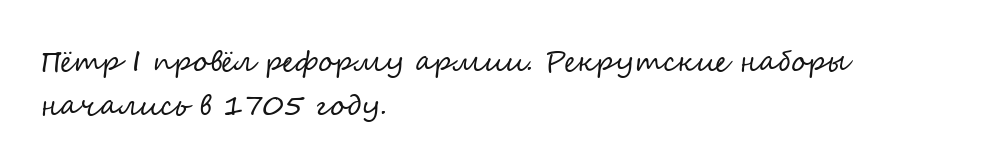
#> input picture backend/tests/ocr/fixtures/synthetic/handwriting-font-01.png, 1000 x 168 px
$ python -i preprocess.py   (imports and definitions only)
#> lines starting #> are read from the running program, lines starting #| are printed output that depends on the picture
"""Предобработка изображения перед OCR.

Принципы:
- оригинал не изменяется: работаем с копией в памяти;
- каждый применённый шаг попадает в диагностику, чтобы результат был
  воспроизводим и объясним;
- предобработка консервативна: агрессивные фильтры могут стереть тонкие
  элементы букв и ухудшить распознавание;
- никакого «улучшения» текста: только геометрия и контраст.

Шаги применяются только при необходимости (по измеренным признакам), а не
всегда — иначе мы меняем входные данные там, где движок справился бы сам.
"""

from __future__ import annotations

from dataclasses import dataclass

from PIL import Image, ImageFilter, ImageOps

#: Минимальная высота изображения: ниже растягиваем. Ориентируемся на высоту
#: страницы, а не строки, чтобы не гадать про размер шрифта.
#: Значение 300 выбрано на выборке `dev` (см. docs/evaluation/ocr_evaluation.md):
#: при 1000 абзац в 3–5 строк растягивался в 5 раз, штрихи «I» в римских цифрах
#: размывались (4/9 сохранено при 300 против 1/9 при 1000), а без растяжения
#: заметно хуже `low_res` (27 правок против 2). Для настоящих сканов порог не проверялся.
_MIN_OCR_HEIGHT = 300
_MAX_OCR_HEIGHT = 4000

#: Ниже этого среднего контраста считаем скан «плоским» и растягиваем уровни.
_LOW_CONTRAST_THRESHOLD = 45.0


@dataclass(frozen=True, slots=True)
class PreprocessedPage:
    """Результат предобработки: изображение + описание применённых шагов."""

    image: Image.Image
    steps: tuple[str, ...]
    rotation_applied_deg: float = 0.0
    warnings: tuple[str, ...] = ()


def _to_grayscale(image: Image.Image) -> Image.Image:
    """Привести к L. OCR не нужен цвет, а L втрое меньше по памяти."""
    if image.mode == "L":
        return image
    if image.mode in ("RGBA", "LA", "P"):
        # Прозрачность заливаем белым: иначе на чёрном фоне текст пропадёт.
        rgba = image.convert("RGBA")
        background = Image.new("RGBA", rgba.size, (255, 255, 255, 255))
        background.alpha_composite(rgba)
        return background.convert("L")
    return image.convert("L")


def _mean_contrast(image: Image.Image) -> float:
    """Грубая оценка контраста: размах между 5-м и 95-м перцентилем."""
    histogram = image.histogram()
    total = sum(histogram)
    if total == 0:
        return 0.0

    def percentile(share: float) -> int:
        target = total * share
        cumulative = 0
        for value, count in enumerate(histogram):
            cumulative += count
            if cumulative >= target:
                return value
        return 255

    return float(percentile(0.95) - percentile(0.05))


def _has_transparent_background(image: Image.Image) -> bool:
    if image.mode not in ("RGBA", "LA", "P"):
        return False
    alpha = image.convert("RGBA").getchannel("A")
    low, high = alpha.getextrema()
    return low < 250 and high > 0


def _resize_for_ocr(image: Image.Image) -> tuple[Image.Image, str | None]:
    """Масштабировать слишком мелкое/крупное изображение до рабочего диапазона."""
    width, height = image.size
    if height < _MIN_OCR_HEIGHT:
        scale = _MIN_OCR_HEIGHT / height
        new_size = (max(1, round(width * scale)), _MIN_OCR_HEIGHT)
        return image.resize(new_size, Image.Resampling.LANCZOS), f"upscale_x{scale:.2f}"
    if height > _MAX_OCR_HEIGHT:
        scale = _MAX_OCR_HEIGHT / height
        new_size = (max(1, round(width * scale)), _MAX_OCR_HEIGHT)
        return image.resize(new_size, Image.Resampling.LANCZOS), f"downscale_x{scale:.2f}"
    return image, None


def _projection_score(image: Image.Image) -> float:
    """Насколько «строками» расположен текст: сумма квадратов разностей профиля.

    `Image.getprojection()` — C-реализация суммы пикселей по строкам. Для
    одноканального изображения возвращается список чисел; для многоканального —
    список кортежей, поэтому приводим к `L` явно. Когда строки текста
    горизонтальны, профиль имеет резкие перепады между строкой и межстрочным
    пробелом, и метрика растёт.
    """
    gray = image if image.mode == "L" else image.convert("L")
    profile = gray.getprojection()
    # Pillow 13 возвращает список кортежей даже для режима `L`; берём канал.
    rows = [row[0] if isinstance(row, (tuple, list)) else row for row in profile]
    return float(sum((right - left) ** 2 for left, right in zip(rows, rows[1:], strict=False)))


def _deskew(image: Image.Image) -> tuple[Image.Image, float]:
    """Выровнять небольшой наклон по проекционному профилю.

    Перебираем малые углы и выбираем тот, при котором текст лучше всего
    «выстраивается» в строки.

    Большие углы не трогаем: поворот на 90/180 — это отдельная задача
    ориентации страницы, и «на глаз» её решать опасно.
    """
    small = image.copy()
    small.thumbnail((1200, 1200))

    best_angle = 0.0
    best_score = _projection_score(small)
    for angle in (-4, -3, -2, -1, 1, 2, 3, 4):
        rotated = small.rotate(
            angle, resample=Image.Resampling.BILINEAR, fillcolor=255, expand=False
        )
        score = _projection_score(rotated)
        if score > best_score:
            best_score = score
            best_angle = float(angle)

    if best_angle == 0.0:
        return image, 0.0
    rotated = image.rotate(
        best_angle, resample=Image.Resampling.BICUBIC, fillcolor=255, expand=True
    )
    return rotated, best_angle


def preprocess(image: Image.Image, *, deskew: bool = True) -> PreprocessedPage:
    """Подготовить страницу к распознаванию.

    Порядок шагов важен: прозрачность -> оттенки серого -> масштаб ->
    контраст -> выравнивание. Выравнивание идёт последним, потому что
    масштабирование меняет геометрию.
    """
    steps: list[str] = []
    warnings: list[str] = []
    working = image

    if _has_transparent_background(working):
        working = _to_grayscale(working)
        steps.append("flatten_alpha")
    elif working.mode != "L":
        working = _to_grayscale(working)
        steps.append("grayscale")

    working, resize_step = _resize_for_ocr(working)
    if resize_step:
        steps.append(resize_step)

    if _mean_contrast(working) < _LOW_CONTRAST_THRESHOLD:
        working = ImageOps.autocontrast(working, cutoff=1)
        steps.append("autocontrast")

    # Лёгкое подавление шума: медиана 3x3 убирает соль-перец от сканера,
    # не размывая штрихи так, как гауссово размытие.
    working = working.filter(ImageFilter.MedianFilter(size=3))
    steps.append("median_denoise")

    rotation = 0.0
    if deskew:
        working, rotation = _deskew(working)
        if rotation:
            steps.append(f"deskew_{rotation:+.0f}deg")
        else:
            steps.append("deskew_noop")

    return PreprocessedPage(
        image=working,
        steps=tuple(steps),
        rotation_applied_deg=rotation,
        warnings=tuple(warnings),
    )

>>> from PIL import Image
>>> picture = Image.open('../../../tests/ocr/fixtures/synthetic/handwriting-font-01.png')
#> picture is the input picture: PIL image 1000x168 RGB; min 20, max 255, mean 247.6
>>> result = preprocess(picture)
#> in preprocess, `working, resize_step = _resize_for_ocr(working)`:
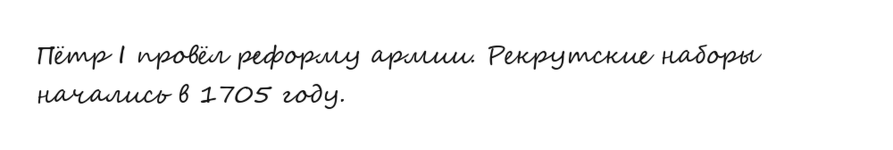
#> working: PIL image 1786x300 L (shown at 1/2 size); min 0, max 255, mean 247.4
#> in preprocess, `working, resize_step = _resize_for_ocr(working)`: resize_step = 'upscale_x1.79'
#> in _mean_contrast, `histogram = image.histogram()`: histogram = 256 values, max 495142 at index 255, min 57 at index 114, mean 2093
#> in _mean_contrast, `total = sum(histogram)`: total = 535800
#> in percentile, `target = total * share`: target = 509010
#> the loop in percentile, `for value, count in enumerate(histogram):` made 256 passes
#> (count, cumulative) on passes 1 to 3: (1373, 1373), (221, 1594), (167, 1761)
#> after the loop in percentile, `for value, count in enumerate(histogram):`: cumulative = 535800
#> the loop in percentile, `for value, count in enumerate(histogram):` made 243 passes
#> after the loop in percentile, `for value, count in enumerate(histogram):`: cumulative = 26824
#> in _deskew, `small.thumbnail((1200, 1200))`:
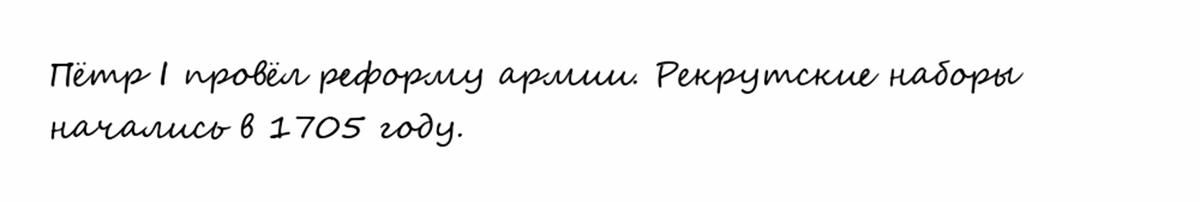
#> small: PIL image 1200x202 L; min 0, max 255, mean 246
#> in _projection_score, `rows = [row[0] if isinstance(row, (tuple, list)) else row for row in p..`: rows = [1, 1]
#> in _deskew, `best_score = _projection_score(small)`: best_score = 0
#> the loop in _deskew, `for angle in (-4, -3, -2, -1, 1, 2, 3, 4):` made 8 passes
#> pass 1, in _deskew, `rotated = small.rotate( angle, resample=Image.Resampling.BILINEAR, fil..`:
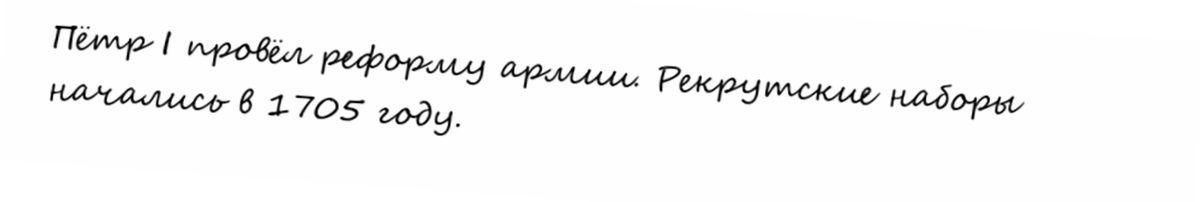
#> rotated: PIL image 1200x202 L; min 0, max 255, mean 246
#> pass 2, in _deskew, `rotated = small.rotate( angle, resample=Image.Resampling.BILINEAR, fil..`:
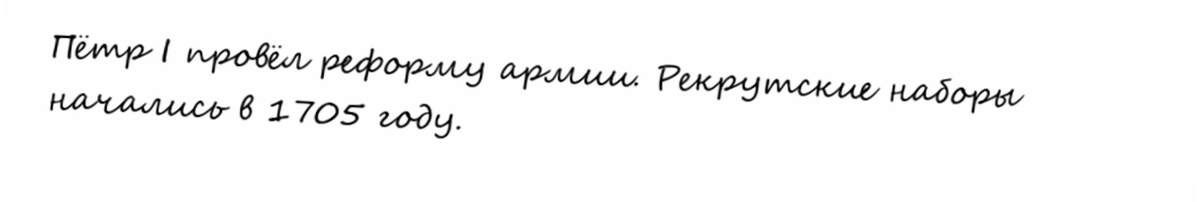
#> rotated: PIL image 1200x202 L; min 0, max 255, mean 246
#> pass 3, in _deskew, `rotated = small.rotate( angle, resample=Image.Resampling.BILINEAR, fil..`:
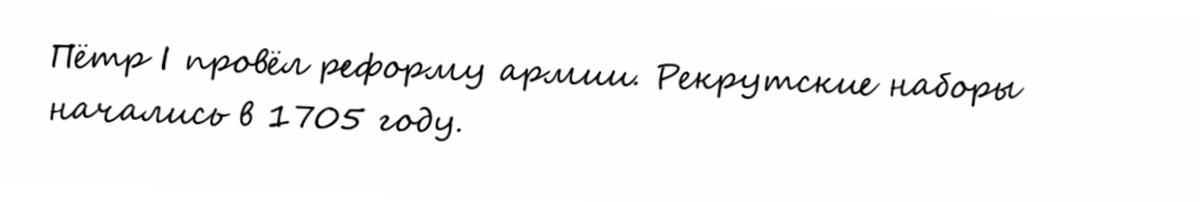
#> rotated: PIL image 1200x202 L; min 0, max 255, mean 246
#> after the loop in _deskew, `for angle in (-4, -3, -2, -1, 1, 2, 3, 4):`:
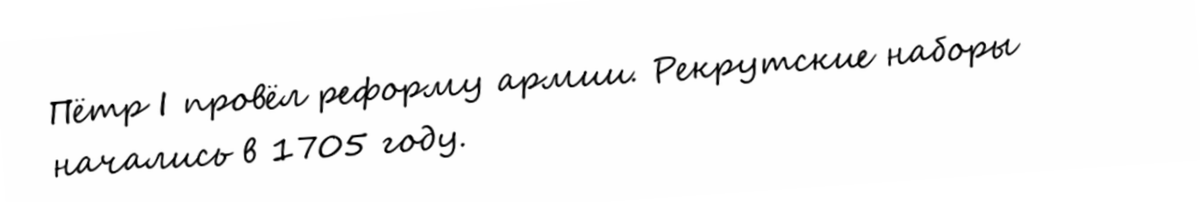
#> rotated: PIL image 1200x202 L; min 0, max 255, mean 246

$ run again, on backend/tests/ocr/fixtures/synthetic/handwriting-font-02.png
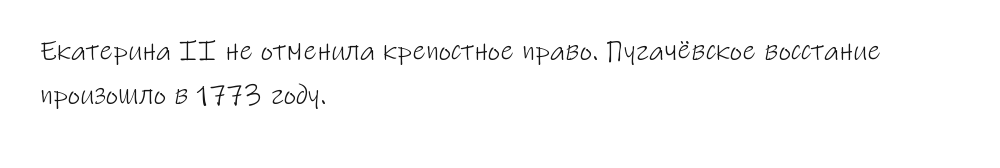
#> input picture backend/tests/ocr/fixtures/synthetic/handwriting-font-02.png, 1000 x 168 px
#> picture is the input picture: PIL image 1000x168 RGB; min 20, max 255, mean 250
#> resize_step = 'upscale_x1.79'
#> histogram = 256 values, max 498799 at index 255, min 8 at index 4, mean 2093
#> total = 535800
#> target = 509010
#> the loop in percentile, `for value, count in enumerate(histogram):` made 256 passes
#> (count, cumulative) on passes 1 to 3: (72, 72), (20, 92), (11, 103)
#> after the loop in percentile, `for value, count in enumerate(histogram):`: cumulative = 535800
#> the loop in percentile, `for value, count in enumerate(histogram):` made 252 passes
#> after the loop in percentile, `for value, count in enumerate(histogram):`: cumulative = 27186
#> in _deskew, `small.thumbnail((1200, 1200))`:
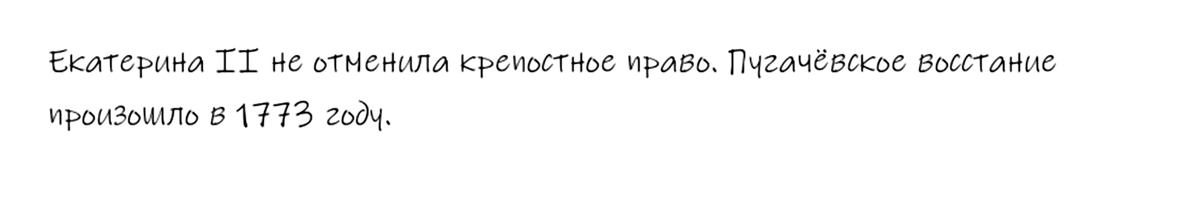
#> small: PIL image 1200x202 L; min 0, max 255, mean 248.6
#> rows = [1, 1]
#> in _deskew, `best_score = _projection_score(small)`: best_score = 0
#> after the loop in _deskew, `for angle in (-4, -3, -2, -1, 1, 2, 3, 4):`:
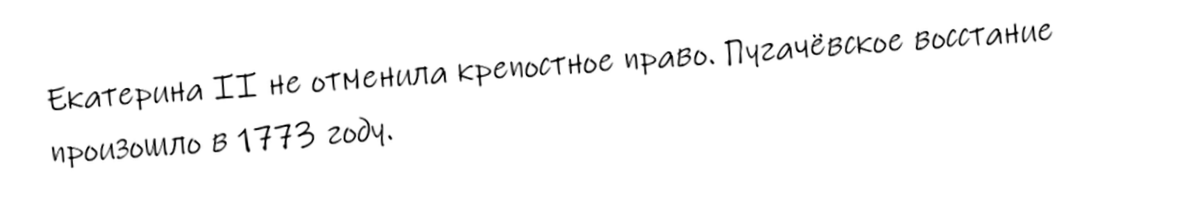
#> rotated: PIL image 1200x202 L; min 0, max 255, mean 248.6

$ run again, on backend/tests/ocr/fixtures/synthetic/handwriting-font-03.png
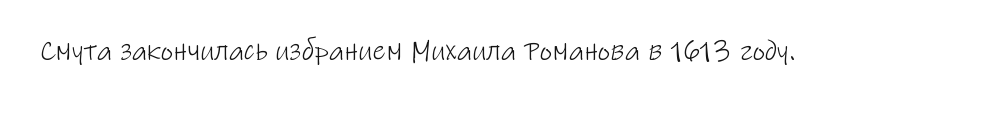
#> input picture backend/tests/ocr/fixtures/synthetic/handwriting-font-03.png, 1000 x 124 px
#> picture is the input picture: PIL image 1000x124 RGB; min 20, max 255, mean 250.3
#> resize_step = 'upscale_x2.42'
#> histogram = 256 values, max 679373 at index 255, min 20 at index 3, mean 2834.8
#> total = 725700
#> target = 689415
#> the loop in percentile, `for value, count in enumerate(histogram):` made 256 passes
#> (count, cumulative) on passes 1 to 3: (164, 164), (26, 190), (27, 217)
#> after the loop in percentile, `for value, count in enumerate(histogram):`: cumulative = 725700
#> the loop in percentile, `for value, count in enumerate(histogram):` made 253 passes
#> after the loop in percentile, `for value, count in enumerate(histogram):`: cumulative = 36612
#> in _deskew, `small.thumbnail((1200, 1200))`:
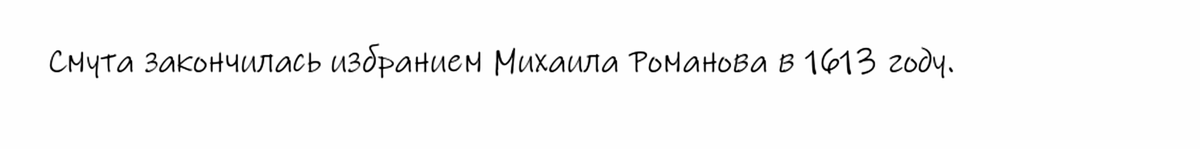
#> small: PIL image 1200x149 L; min 0, max 255, mean 247.9
#> rows = [1, 1]
#> in _deskew, `best_score = _projection_score(small)`: best_score = 0
#> after the loop in _deskew, `for angle in (-4, -3, -2, -1, 1, 2, 3, 4):`:
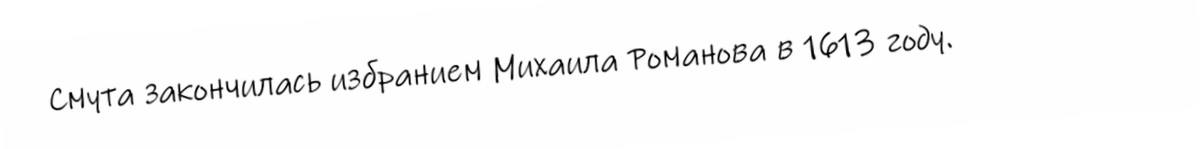
#> rotated: PIL image 1200x149 L; min 0, max 255, mean 248
